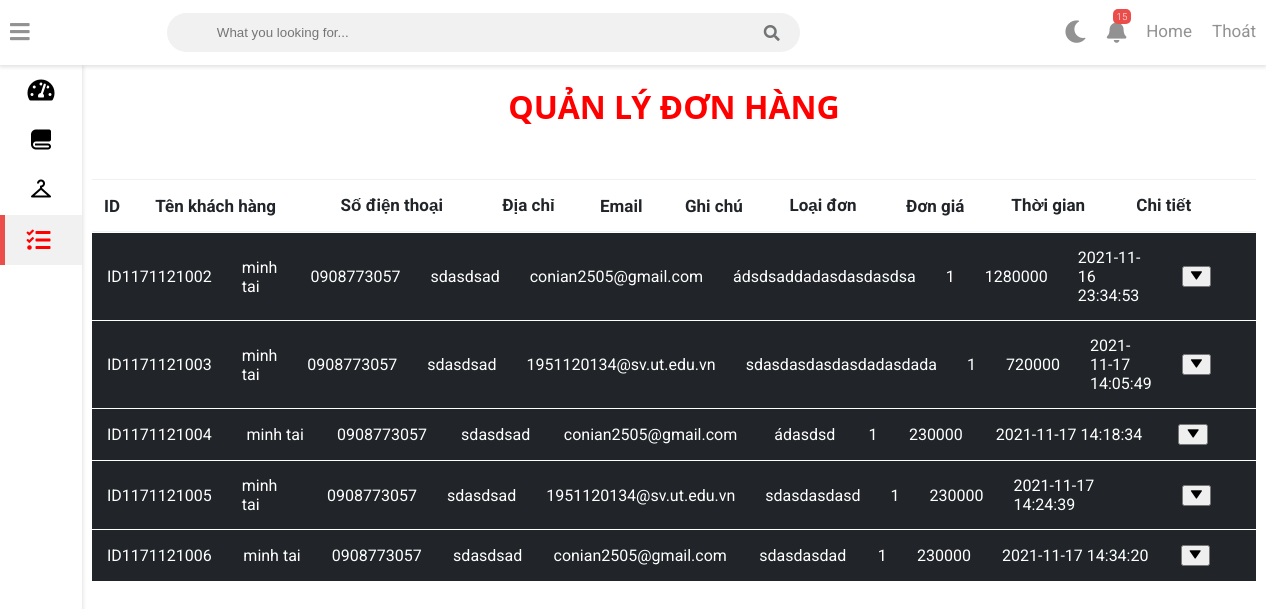
Page /cart-shopping/cart-shopping/admin/cart.php on the committed database.
### tables this page shows
CREATE TABLE `orders` (
  `id_order` varchar(12) NOT NULL,
  `name_customer` varchar(100) NOT NULL,
  `phone_number` varchar(50) NOT NULL,
  `address` text NOT NULL,
  `email` text NOT NULL,
  `note` text NOT NULL,
  `order_type` int(1) NOT NULL,
  `order_price` int(11) NOT NULL,
  `date_order` datetime NOT NULL DEFAULT current_timestamp()
);

### cart-shopping/cart-shopping/admin/cart.php (the view, shortened to what this page needs)
<?php
	include "connect.php";
		$bill = "SELECT * FROM `orders`";
		$query_exec = mysqli_query($data, $bill);
?>
<?php
		require "header.php";
?>
    <div class="sidebar">
		<ul class="sidebar-nav">
			<li class="sidebar-nav-item">
				<a href="index.php" class="sidebar-nav-link ">
					<div>
						<i class="fas fa-tachometer-alt "></i>
					</div>
				</a>
			</li>
			<li class="sidebar-nav-item">
				<a href="cate.php" class="sidebar-nav-link ">
					<div>
						<i class='bx bxs-blanket'></i>
					</div>
				</a>
			</li>
			<li class="sidebar-nav-item">
				<a href="product.php" class="sidebar-nav-link ">
					<div>
						<i class="bx bx-closet"></i>
					</div>
				</a>
			</li>
			<li  class="sidebar-nav-item">
				<a href="cart.php" class="sidebar-nav-link active">
					<div>
						<i class="fas fa-tasks"></i>
					</div>
				</a>
			</li>
		</ul>
	</div>
	<div class="wrappers">
		<div class="container mt-5">
			<h1 class="title">QUẢN LÝ ĐƠN HÀNG</h1>
		 <table class="table">
			 <thead>
			   <tr class="tableth">
				 <th  scope="col">ID</th>
				 <th  scope="col">Tên khách hàng</th>
				 <th  scope="col">Số điện thoại</th>
				 <th  scope="col">Địa chỉ</th>
				 <th  scope="col">Email</th>
				 <th  scope="col">Ghi chú</th>
				 <th  scope="col">Loại đơn</th>
				 <th  scope="col">Đơn giá</th>
				 <th  scope="col">Thời gian</th>
				 <th  scope="col">Chi tiết</th>
				 <th  scope="col"></th>
			   </tr>
			 </thead>
			 <?php
				 		foreach ($query_exec as $value):
							$IDorder = $value['id_order'];
							?>
				<table>
						<tr class="tabletd">
							<td><?= $value['id_order'] ?></td>
							<td><?= $value['name_customer'] ?></td>
							<td><?= $value['phone_number'] ?></td>
							<td><?= $value['address'] ?></td>
							<td><?= $value['email'] ?></td>
							<td><?= $value['note'] ?></td>
							<td><?= $value['order_type'] ?></td>
							<td><?= $value['order_price'] ?></td>
							<td><?= $value['date_order'] ?></td>
							<td>
								<button class="<?=$IDorder?>"
								onClick="reveal(<?=$IDorder?>, icon_<?=$IDorder?>)"><i
								id="icon_<?=$IDorder?>" class="bx bxs-down-arrow"></i></button>
							</td>
							<td>
							</td>
						</tr>
				</table>
				<?php endforeach;?>
		   </table>
			</div>
</body>
</html>

### cart-shopping/cart-shopping/admin/style.css (style rules this page uses)
:root { --primary-color: #4834d4; --success-color: #6ab04c; --warning-color: #f0932b; --danger-color: #eb4d4b; --light-color: #212529; --light-second-color: #727475; --light-background: #ffffff; --light-second-background: #f1f1f1; --dark-color: #909090; --dark-second-color: #f5f6fa; --dark-background: #23242D; --dark-second-background: #181818; --light:white; --dark:black; --blue: rgb(17, 132, 226); }
.active { display: flex; }
.light { --main-bg-color: var(--light-background); --second-bg-color: var(--light-second-background); --main-color: var(--light-color); --second-color: var(--light-second-color); --light-and-dark: var(--dark); }
* { box-sizing: border-box; }
body { font-family: 'Roboto', sans-serif; background: var(--main-bg-color); color: var(--main-color); margin: 0; }
.wrappers { padding: 10px; margin-left: 82px; padding-top: 75px; transition: .5s; }
.sidebar { width: 82px; height: 100vh; position: fixed; margin-top: 65px; background: var(--main-bg-color); box-shadow: rgba(0,0,0,0.12) 0px 1px 4px 1px; overflow: hidden; z-index: 100; transition: width .5s; }
.sidebar-nav { list-style: none; padding: 0; margin: 0; display: flex; flex-direction: column; align-items: center; height: 100vh; }
.sidebar-nav-item { width: 100%; }
.sidebar-nav-link { display: flex; align-items: center; color: var(--main-color); text-decoration: none; font-weight: bold; }
.sidebar-nav-link i { font-size: 1.5rem; color: var(--light-and-dark); position: absolute; left: 50%; top: 50%; transform: translate(-50%, -50%); }
.sidebar-nav-link div { min-width: 82px; height: 50px; position: relative; }
.sidebar-nav-link.active { background: var(--second-bg-color); color: black; }
.sidebar-nav-link.active div { border-left: 5px solid var(--danger-color); }
.sidebar-nav-link.active i { color: red; margin-left: -5px; }
.title { text-align: center; margin-top: -20px; padding:30px; color: red; font-family: 'Segoe UI', Tahoma, Geneva, Verdana, sans-serif; }
table { border-collapse: collapse; width: 100%; }
table td { border-top: 1px solid var(--second-bg-color); padding: 15px; }
table th { border-top: 1px solid var(--second-bg-color); border-bottom: 1px solid var(--second-bg-color); padding: 15px 12px; text-align: left; }
.tableth th { font-size: 17px; font-weight: bold; }
.tabletd td { border-top: 1px solid white; padding:15px; background-color:#212529; color: white; }

### rows in the picture
orders: id_order "ID1171121002", name_customer "minh tai", phone_number "0908773057", address "sdasdsad", email "conian2505@gmail.com", note "ádsdsaddadasdasdasdsa", order_type "1", order_price "1280000", date_order "2021-11-16 23:34:53"
orders: id_order "ID1171121003", name_customer "minh tai", phone_number "0908773057", address "sdasdsad", email "1951120134@sv.ut.edu.vn", note "sdasdasdasdasdadasdada", order_type "1", order_price "720000", date_order "2021-11-17 14:05:49"
orders: id_order "ID1171121004", name_customer "minh tai", phone_number "0908773057", address "sdasdsad", email "conian2505@gmail.com", note "ádasdsd", order_type "1", order_price "230000", date_order "2021-11-17 14:18:34"
orders: id_order "ID1171121005", name_customer "minh tai", phone_number "0908773057", address "sdasdsad", email "1951120134@sv.ut.edu.vn", note "sdasdasdasd", order_type "1", order_price "230000", date_order "2021-11-17 14:24:39"
orders: id_order "ID1171121006", name_customer "minh tai", phone_number "0908773057", address "sdasdsad", email "conian2505@gmail.com", note "sdasdasdad", order_type "1", order_price "230000", date_order "2021-11-17 14:34:20"
